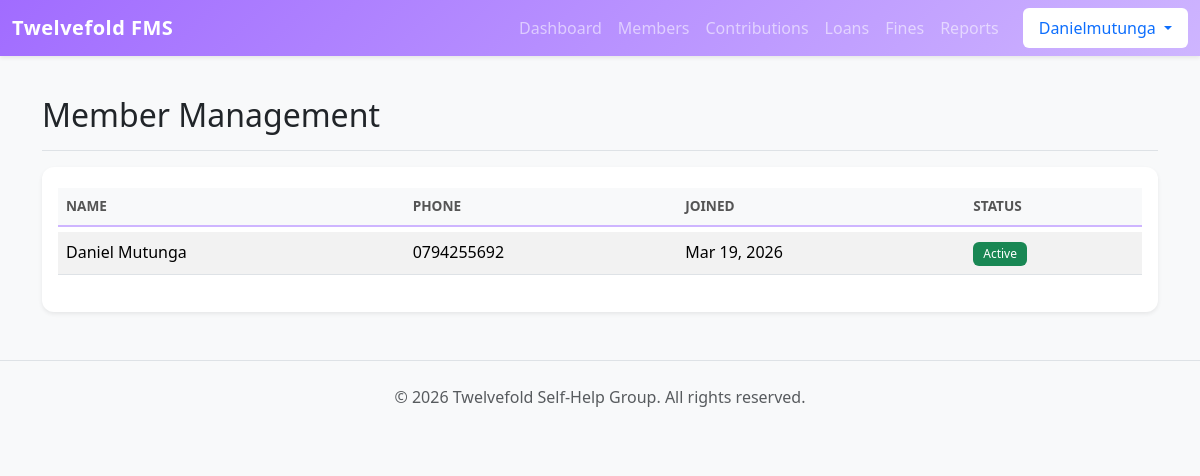
The page /members/ (signed in) on the database as committed earlier.
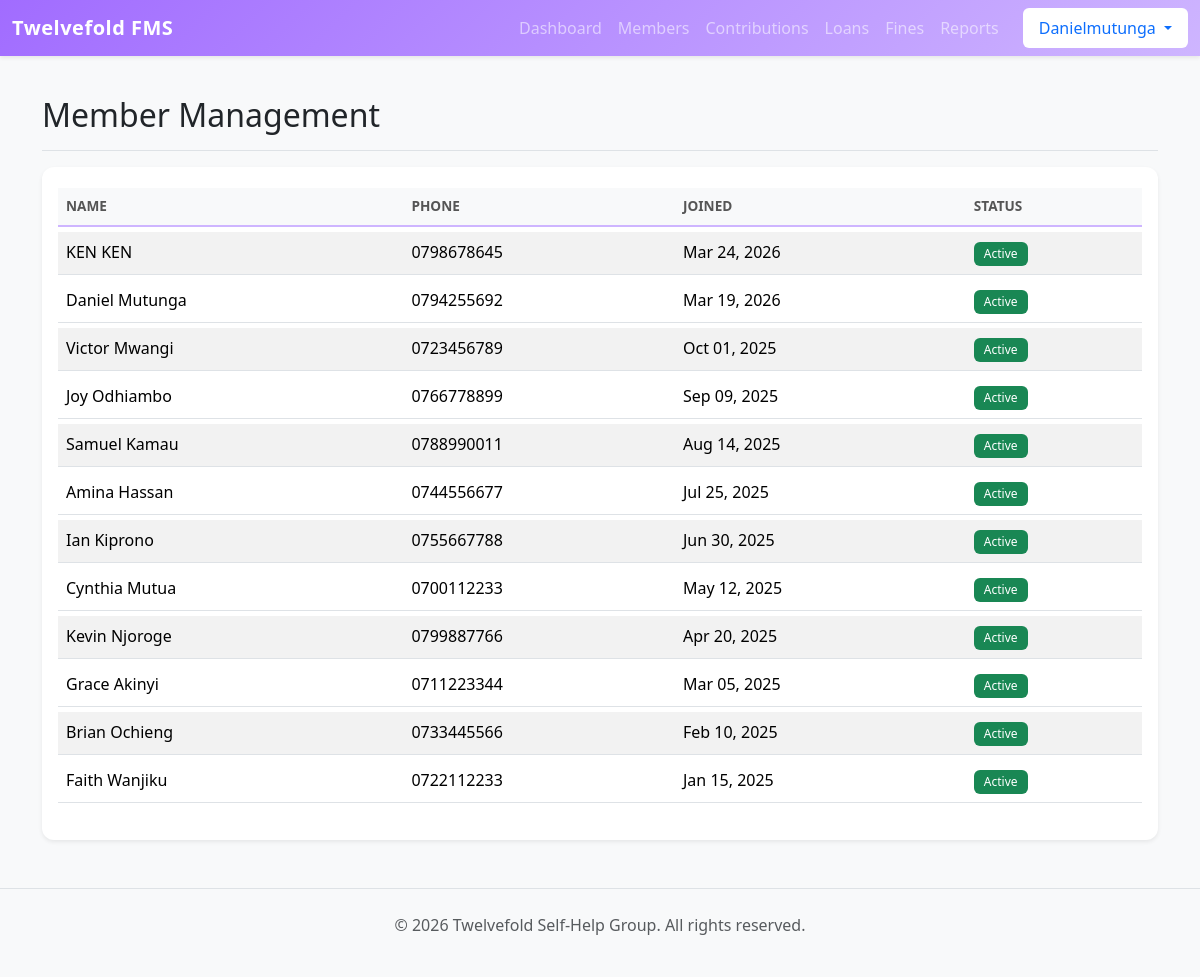
The same page on the database as committed later.
### members/models.py (models this page shows, shortened)
class Member(models.Model):
    user = models.OneToOneField(User, on_delete=models.SET_NULL, null=True, blank=True, related_name='member_profile')
    first_name = models.CharField(max_length=50)
    last_name = models.CharField(max_length=50)
    phone_number = models.CharField(
        max_length=15,
        unique=True,
        help_text="Format: 07XX XXX XXX"
    )
    date_joined = models.DateField(default=timezone.now)
    monthly_contribution_amount = models.DecimalField(max_digits=10, decimal_places=2, default=0.00, blank=True, null=True)
    is_active = models.BooleanField(default=True)
    class Meta:
        ordering = ['first_name']

### members/views.py (the view)
# urls.py: path('', views.member_list, name='member_list'),
@login_required
def member_list(request):
    members = Member.objects.all().order_by('-date_joined')
    return render(request, 'members/member_list.html', {'members': members})

### templates/members/member_list.html (shortened to what this page needs)
<!DOCTYPE html>
<html lang="en">
<head>
</head>
<body>
{% extends 'base.html' %}
{% block content %}
<div class="d-flex justify-content-between flex-wrap flex-md-nowrap align-items-center pt-3 pb-2 mb-3 border-bottom">
    <h1 class="h2">Member Management</h1>
</div>
<div class="card shadow-sm">
    <div class="card-body">
        <div class="table-responsive">
            <table class="table table-striped table-hover">
                <thead class="table-light">
                    <tr>
                        <th>Name</th>
                        <th>Phone</th>
                        <th>Joined</th>
                        <th>Status</th>
                    </tr>
                </thead>
                <tbody>
                    {% for member in members %}
                    <tr>
                        <td>{{ member.first_name }} {{ member.last_name }}</td>
                        <td>{{ member.phone_number }}</td>
                        <td>{{ member.date_joined|date:"M d, Y" }}</td>
                        <td>
                            {% if member.is_active %}
                                <span class="badge bg-success">Active</span>
                            {% else %}
                                <span class="badge bg-secondary">Inactive</span>
                            {% endif %}
                        </td>
                    </tr>
                    {% empty %}
                    <tr>
                        <td colspan="5" class="text-center text-muted py-4">
                            No members found.
                        </td>
                    </tr>
                    {% endfor %}
                </tbody>
            </table>
        </div>
    </div>
</div>
{% endblock %}

### templates/base.html (shortened to what this page needs)
{% load static %}
<!DOCTYPE html>
<html lang="en">
<head>
    <link rel="stylesheet" href="{% static 'css/bootstrap.min.css' %}">
    <link rel="stylesheet" href="{% static 'css/styles.css' %}">
</head>
<body class="bg-light">
    <nav class="navbar navbar-expand-lg navbar-dark navbar-custom mb-4 shadow-sm">
        <div class="container-fluid">
            <a class="navbar-brand fw-bold" href="{% url 'dashboard' %}">Twelvefold FMS</a>
            <div class="collapse navbar-collapse" id="navbarNav">
                {% if user.is_authenticated %}
                <ul class="navbar-nav ms-auto">
                    {% if user.is_staff or user.member_profile %}
                        <li class="nav-item"><a class="nav-link" href="{% url 'dashboard' %}">Dashboard</a></li>
                        <li class="nav-item"><a class="nav-link" href="{% url 'member_list' %}">Members</a></li>
                        <li class="nav-item"><a class="nav-link" href="{% url 'contribution_list' %}">Contributions</a></li>
                        <li class="nav-item"><a class="nav-link" href="{% url 'loan_list' %}">Loans</a></li>
                        <li class="nav-item"><a class="nav-link" href="{% url 'fine_list' %}">Fines</a></li>
                        <li class="nav-item"><a class="nav-link" href="{% url 'financial_report' %}">Reports</a></li>
                    {% endif %}
                    <li class="nav-item dropdown ms-3">
                        <a class="nav-link dropdown-toggle bg-white text-primary rounded px-3" href="#" role="button" data-bs-toggle="dropdown">
                             {{ user.username|title }}
                        </a>
                    </li>
                </ul>
                {% endif %}
            </div>
        </div>
    </nav>
    <div class="container">
        {% block content %}
        {% endblock %}
    </div>
    <footer class="text-center py-4 mt-5 text-muted border-top">
        <p>&copy; 2026 Twelvefold Self-Help Group. All rights reserved.</p>
    </footer>
</body>
</html>

### static/css/styles.css (style rules this page uses)
:root { --c-lavender-mist: #D3D3FF; --c-pale-purple: #CEB5FF; --c-dark-purple: #a16cff; --c-soft-blue: #8EC1DE; --c-vivid-blue: #38A8FF; --c-dark-blue: #0d6efd; }
body { background-color: #f4f7f6; font-family: 'Segoe UI', Tahoma, Geneva, Verdana, sans-serif; }
.navbar-custom { background: linear-gradient(135deg, var(--c-dark-purple), var(--c-pale-purple)); box-shadow: 0 2px 10px rgba(0,0,0,0.1); }
.navbar-brand { font-weight: 1000; letter-spacing: 0.5px; }
.card { border: none; border-radius: 12px; transition: transform 0.3s ease, box-shadow 0.3s ease; background-color: white; }
.table { border-collapse: separate; border-spacing: 0 5px; }
.table thead th { border-bottom: 2px solid var(--c-pale-purple); color: #555; font-weight: 600; text-transform: uppercase; font-size: 0.85rem; }
.badge { padding: 6px 10px; border-radius: 6px; font-weight: 500; }

Rows that differ between the two databases and show on the page:
added Member: first_name "KEN", last_name "KEN", phone_number "0798678645", date_joined "Mar 24, 2026", is_active "Active"
added Member: first_name "Victor", last_name "Mwangi", phone_number "0723456789", date_joined "Oct 01, 2025", is_active "Active"
added Member: first_name "Joy", last_name "Odhiambo", phone_number "0766778899", date_joined "Sep 09, 2025", is_active "Active"
added Member: first_name "Samuel", last_name "Kamau", phone_number "0788990011", date_joined "Aug 14, 2025", is_active "Active"
added Member: first_name "Amina", last_name "Hassan", phone_number "0744556677", date_joined "Jul 25, 2025", is_active "Active"
added Member: first_name "Ian", last_name "Kiprono", phone_number "0755667788", date_joined "Jun 30, 2025", is_active "Active"
added Member: first_name "Cynthia", last_name "Mutua", phone_number "0700112233", date_joined "May 12, 2025", is_active "Active"
added Member: first_name "Kevin", last_name "Njoroge", phone_number "0799887766", date_joined "Apr 20, 2025", is_active "Active"
added Member: first_name "Grace", last_name "Akinyi", phone_number "0711223344", date_joined "Mar 05, 2025", is_active "Active"
added Member: first_name "Brian", last_name "Ochieng", phone_number "0733445566", date_joined "Feb 10, 2025", is_active "Active"
added Member: first_name "Faith", last_name "Wanjiku", phone_number "0722112233", date_joined "Jan 15, 2025", is_active "Active"
